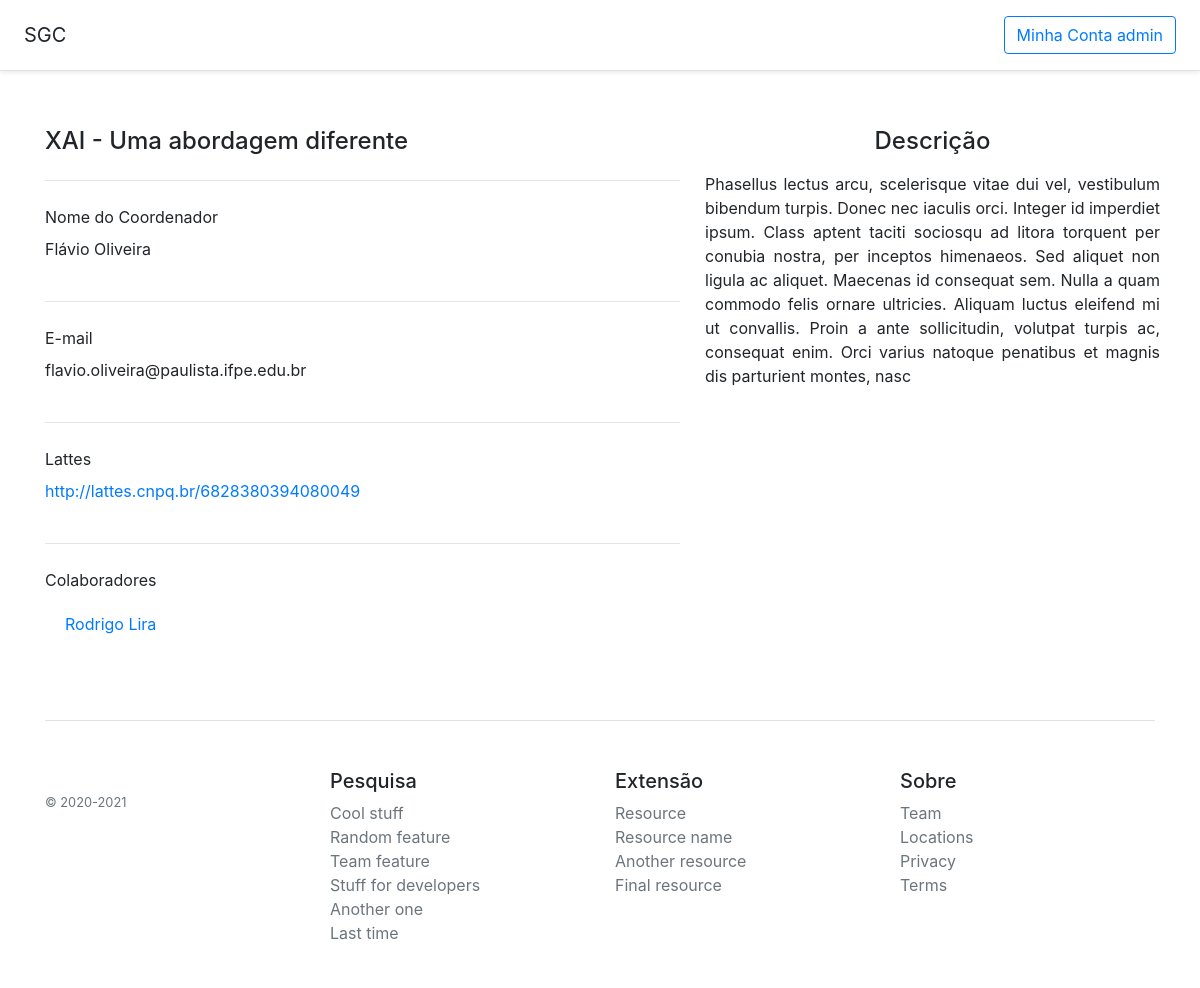
/projeto/exibir/2 (signed in), run on the app's committed database.
### projeto/models.py (models this page shows, shortened)
class Projeto(models.Model):
    titulo = models.CharField(max_length=50)
    descricao = models.CharField(max_length=500, verbose_name="descrição")
    inicio = models.DateField(verbose_name="início")
    fim = models.DateField(blank=True)
    aprovado = models.BooleanField(default=False, verbose_name="Está institucionalizado?")
    coordenador = models.ForeignKey(Professor, on_delete=models.PROTECT)

class ColaboradorProjeto(models.Model):
    colaborador = models.ForeignKey(Professor, on_delete=models.PROTECT)
    projeto = models.ForeignKey(Projeto, on_delete=models.PROTECT)

### core/models.py (models this page shows, shortened)
class Professor(models.Model):
    nome = models.CharField(max_length=50)
    email = models.EmailField()
    lattes = models.URLField(verbose_name="CV Lattes")

### projeto/views.py (the view)
# urls.py: path('exibir/<int:projeto_id>', views.exibir, name='exibir'), #projeto/exibir/2
def exibir(request, projeto_id):
    projeto = get_object_or_404(Projeto, pk = projeto_id)
    coolaboradores = ColaboradorProjeto.objects.filter(projeto=projeto)
    tags = ProjetoTag.objects.filter(projeto=projeto)
    context = {
        'projeto': projeto,
        'colaboradores': coolaboradores,
        'tags': tags,
    }
    return render(request, 'projeto/detail.html', context)

### templates/projeto/detail.html (shortened to what this page needs)
{% extends 'base.html' %}
{% block content %}
<div class="py-3 text-left">
</div>
<div class="row">
	<div class="col-md-5 order-md-2">
			<h4 class="mb-3 text-center">Descrição</h4>
				<div class="form-row ">
					<div class="form-group">
                       <p class="text-justify">{{ projeto.descricao }}</p>
					</div>
				</div>
	</div>
	<div class="col-md-7 order-md-1">
		<h4 class="mb-3">{{projeto.titulo}}</h4>
        <hr class="my-4">
        <div class="form-row">
			<div class="form-group col-md-11">
				<label for="div-coordenador">Nome do Coordenador</label>
                <div id="div-coordenador form-control">{{projeto.coordenador.nome}}</div>
			</div>
		</div>
        <hr class="my-4">
		<div class="form-row">
			<div class="form-group col-md-11">
				<label for="div-email">E-mail</label>
                <div id="div-email form-control">{{projeto.coordenador.email}}</div>
			</div>
        </div>
        <hr class="my-4">
        <div class="form-row">
			<div class="form-group col-md-11">
				<label for="div-lattes">Lattes</label>
                <div id="div-lattes form-control">
                    <a href="{{projeto.coordenador.lattes}}" target="_blank">{{projeto.coordenador.lattes}}</a>
                </div>
            </div>
		</div>
        <hr class="my-4">
		<div class="form-row">
			<div class="form-group col-md-11">
					<label for="inputTipo">Colaboradores</label>
                    <ul class="list-group list-group-flush">
                    {% for colaborador in colaboradores %}
                        <li class="list-group-item"><a href="#" target="_blank" >{{colaborador.colaborador.nome}}</a></li>
                    {% endfor %}
                    </ul>
			</div>
		</div>
	</div>
{% endblock %}

### templates/base.html (shortened to what this page needs)
<!DOCTYPE html>
{% load static %}
<html lang="pt-br">
	<head>
		<link rel="stylesheet" href="https://cdn.jsdelivr.net/npm/bootstrap@4.6.0/dist/css/bootstrap.min.css">
	</head>
	<body >
		<div class="d-flex flex-column flex-md-row align-items-center p-3 px-md-4 mb-3 bg-white border-bottom shadow-sm">
			<h5 class="my-0 mr-md-auto font-weight-normal">SGC</h5>
			{% if not user.is_authenticated %}
				<a class="btn btn-outline-primary" href="#">Acessar</a>
			{% else %}
				<a class="btn btn-outline-primary" href="#"> Minha Conta {{ user.username }} </a>
			{% endif %}
		</div>
		<div class="container">
            {% block content %}
            {% endblock %}
		</div>
		<footer class="pt-4 my-md-5 pt-md-5 border-top">
				<div class="row">
				  <div class="col-12 col-md">
					<small class="d-block mb-3 text-muted">&copy; 2020-2021</small>
				  </div>
				  <div class="col-6 col-md">
					<h5>Pesquisa</h5>
					<ul class="list-unstyled text-small">
					  <li><a class="text-muted" href="#">Cool stuff</a></li>
					  <li><a class="text-muted" href="#">Random feature</a></li>
					  <li><a class="text-muted" href="#">Team feature</a></li>
					  <li><a class="text-muted" href="#">Stuff for developers</a></li>
					  <li><a class="text-muted" href="#">Another one</a></li>
					  <li><a class="text-muted" href="#">Last time</a></li>
					</ul>
				  </div>
				  <div class="col-6 col-md">
					<h5>Extensão</h5>
					<ul class="list-unstyled text-small">
					  <li><a class="text-muted" href="#">Resource</a></li>
					  <li><a class="text-muted" href="#">Resource name</a></li>
					  <li><a class="text-muted" href="#">Another resource</a></li>
					  <li><a class="text-muted" href="#">Final resource</a></li>
					</ul>
				  </div>
				  <div class="col-6 col-md">
					<h5>Sobre</h5>
					<ul class="list-unstyled text-small">
					  <li><a class="text-muted" href="#">Team</a></li>
					  <li><a class="text-muted" href="#">Locations</a></li>
					  <li><a class="text-muted" href="#">Privacy</a></li>
					  <li><a class="text-muted" href="#">Terms</a></li>
					</ul>
				  </div>
				</div>
		</footer>
	</body>
</html>

### data on the page
Projeto: descricao "Phasellus lectus arcu, scelerisque vitae dui vel, vestibulum bibendum turpis. Donec nec iaculis orci. Integer id imperdiet ipsum. Class aptent taciti sociosqu ad litora torquent per conubia nostra, per inceptos himenaeos. Sed aliquet non ligula ac aliquet. Maecenas id consequat sem. Nulla a quam commodo felis ornare ultricies. Aliquam luctus eleifend mi ut convallis. Proin a ante sollicitudin, volutpat turpis ac, consequat enim. Orci varius natoque penatibus et magnis dis parturient montes, nasc", titulo "XAI - Uma abordagem diferente", coordenador.nome "Flávio Oliveira", coordenador.email "flavio.oliveira@paulista.ifpe.edu.br", coordenador.lattes "http://lattes.cnpq.br/6828380394080049"
ColaboradorProjeto: colaborador.nome "Rodrigo Lira"

### other printed values
{{ user.username }} "admin"
